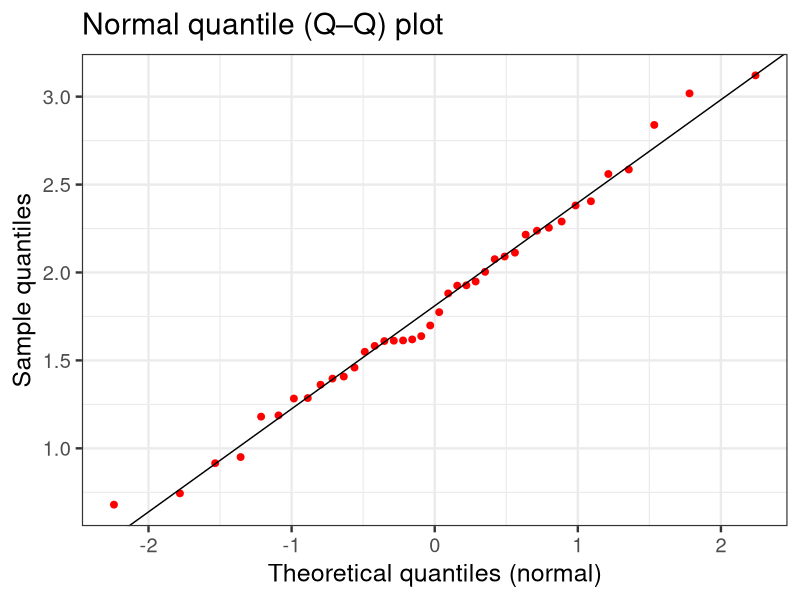

This figure's R source:
## ---- chunk 1
#| label: fig-qq-plot
#| fig-cap: Normal quantile (Q–Q) plot for data sampled from a normal distribution. Points fall near a straight line, indicating that the data are approximately normal.
#| fig-alt: Scatterplot of sample quantiles versus theoretical normal quantiles. Points lie close to a diagonal reference line, indicating approximately normal data.

library(ggplot2)

# example data (replace with your variable)
set.seed(1)
y <- rlnorm(40, meanlog = 0.5, sdlog = 0.4)

# compute theoretical and sample quantiles
n <- length(y)
p <- (1:n - 0.5) / n
theoretical <- qnorm(p)                  # theoretical (normal) quantiles
sample_q <- sort(y)                     # sample quantiles

df <- data.frame(
  theoretical = theoretical,
  sample = sample_q
)

# fit reference line
fit <- lm(sample ~ theoretical, data = df)

ggplot(df, aes(x = theoretical, y = sample)) +
  geom_point(size = 2, color = "red") +
  geom_abline(
    slope = coef(fit)[2],
    intercept = coef(fit)[1]
  ) +
  labs(
    x = "Theoretical quantiles (normal)",
    y = "Sample quantiles",
    title = "Normal quantile (Q–Q) plot"
  ) +
  theme_bw(base_size = 18)
